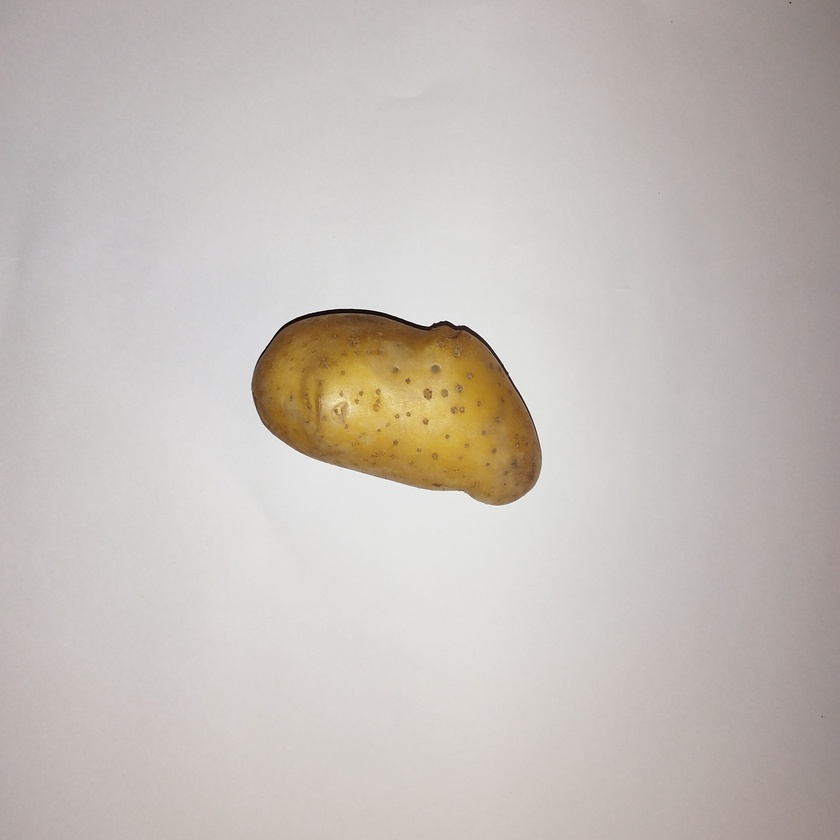
#> input picture Kmeans/verduras/papa/papa_1.jpg, 840 x 840 px, shrunk from 3072 x 3072 before the run
$ python FeatureExtractor.py
#> lines starting #> are read from the running program, lines starting #| are printed output that depends on the picture; after the words box and inside, x2 and y2 are one past the last pixel; in counts of white or black regions, pixels touching at a corner belong together
#> further down, image is the input picture: shape (840, 840, 3); mean B, G, R 184.8, 190.3, 197.2
import cv2
import numpy as np


class FeatureExtractor:
    def __init__(self):
        pass

    def extract_color_features(self, image):
        """Extrae el color promedio ignorando el fondo blanco."""
        gray_image = cv2.cvtColor(image, cv2.COLOR_BGR2GRAY)
        _, binary_image = cv2.threshold(gray_image, 1, 255, cv2.THRESH_BINARY)

        mask = binary_image == 255
        non_white_pixels = image[mask]
        if len(non_white_pixels) == 0:
            raise ValueError("No valid region found to extract color features.")
        average_color = np.mean(non_white_pixels, axis=0).astype(np.uint8)
        return average_color

    def convert_to_grayscale(self, image):
        """Convierte la imagen a escala de grises."""
        return cv2.cvtColor(image, cv2.COLOR_BGR2GRAY)
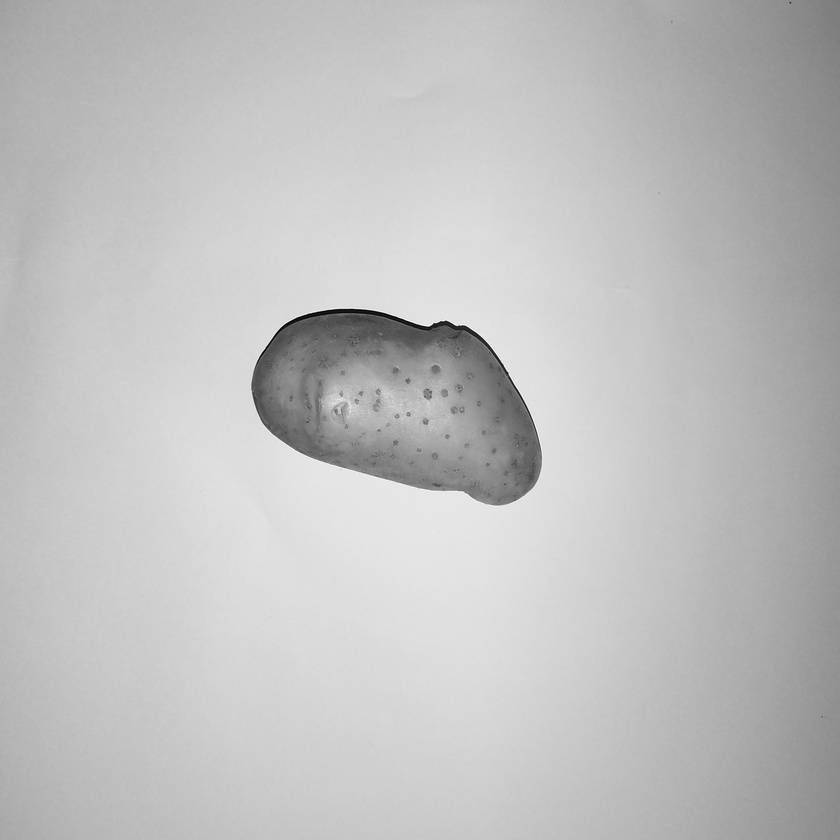
#> returned value: shape (840, 840); min 1, max 254, mean 191.7

    def binarize_image(self, grayscale_image):
        """Binariza la imagen usando Otsu."""
        _, binary_image = cv2.threshold(grayscale_image, 0, 255, cv2.THRESH_BINARY + cv2.THRESH_OTSU)
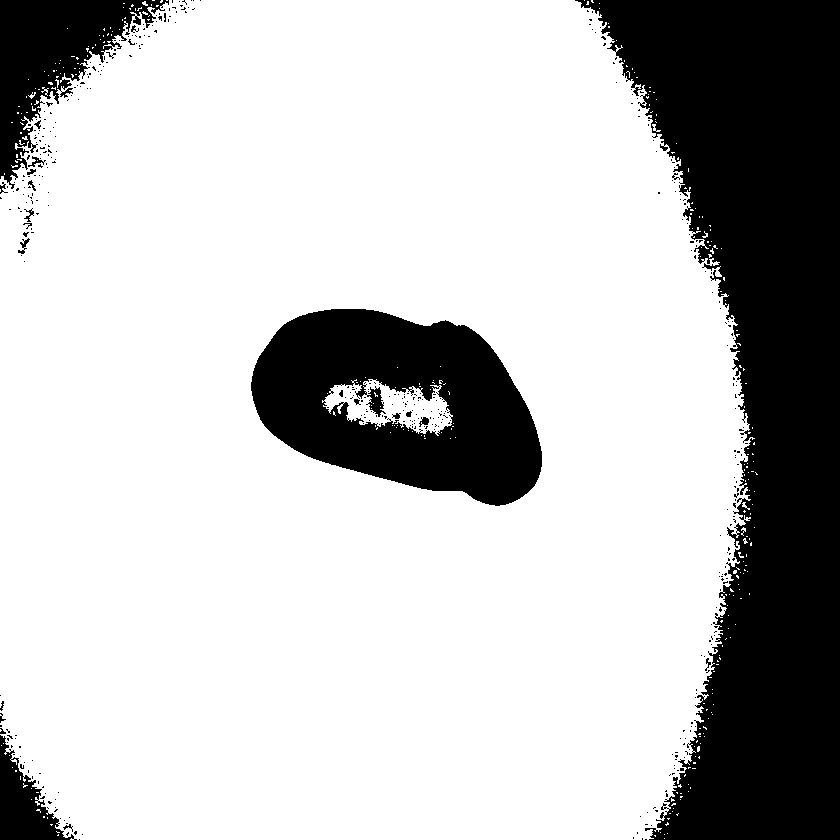
#> binary_image: shape (840, 840); 75.4% white; 428 black regions (403 under 20 px)
        return binary_image

    def extract_aspect_ratio(self, contour):
        """Calcula la relación de aspecto de un contorno."""
        x, y, w, h = cv2.boundingRect(contour)
        return w / h if h != 0 else 0

    def extract_roundness(self, contour):
        """Calcula la redondez de un contorno."""
        perimeter = cv2.arcLength(contour, True)
        area = cv2.contourArea(contour)
        if perimeter == 0:
            return 0
        return (4 * np.pi * area) / (perimeter ** 2)

    def extract_hu_moments(self, contour):
        """Calcula los momentos de Hu del contorno."""
        moments = cv2.moments(contour)
        hu_moments = cv2.HuMoments(moments).flatten()
        return hu_moments

    def extract_features(self, image):
        """Extrae todas las características de una imagen."""
        # Escala de grises y binarización
        grayscale_image = self.convert_to_grayscale(image)
        binary_image = self.binarize_image(grayscale_image)

        # Encontrar contornos
        contours, _ = cv2.findContours(binary_image, cv2.RETR_EXTERNAL, cv2.CHAIN_APPROX_SIMPLE)
#> contours = 267 contours, 266 with area under 20; largest, box (x1, y1, x2, y2) and area: (0, 0, 755, 840) 567833
        if not contours:
            raise ValueError("No contours found in the image.")

        # Extraer características del contorno más grande
        largest_contour = max(contours, key=cv2.contourArea)
#> largest_contour = contour of 2321 points, box (x1, y1, x2, y2) (0, 0, 755, 840), area 567833
        aspect_ratio = self.extract_aspect_ratio(largest_contour)
#> in extract_aspect_ratio, `x, y, w, h = cv2.boundingRect(contour)`: x = 0; w = 755; h = 840
#> aspect_ratio = 0.899
        roundness = self.extract_roundness(largest_contour)
#> in extract_roundness, `perimeter = cv2.arcLength(contour, True)`: perimeter = 5406.6
#> in extract_roundness, `area = cv2.contourArea(contour)`: area = 567833
#> roundness = 0.244
        hu_moments = self.extract_hu_moments(largest_contour)
#> in extract_hu_moments, `moments = cv2.moments(contour)`: moments = moments, m00 567833, centre m10/m00, m01/m00 = (358.6, 431.9)
#> in extract_hu_moments, `hu_moments = cv2.HuMoments(moments).flatten()`: hu_moments = [0.164, 0.000583, 3.43e-05, 2.08e-07, 5.56e-13, -1.65e-09, 1.44e-14]

        # Extraer color promedio
        color_features = self.extract_color_features(image)
#> in extract_color_features, `_, binary_image = cv2.threshold(gray_image, 1, 255, cv2.THRESH_BINARY)`:
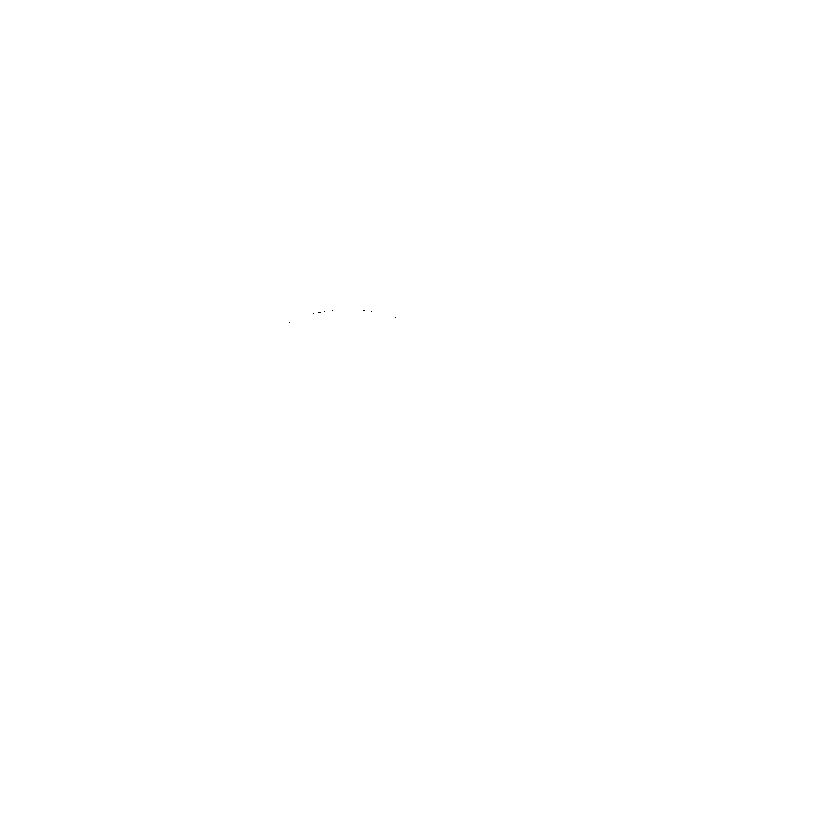
#> binary_image: shape (840, 840); 100% white; black in thin lines or dots, all inside (x1, y1, x2, y2) = (289, 310, 396, 323)
#> in extract_color_features, `average_color = np.mean(non_white_pixels, axis=0).astype(np.uint8)`: average_color = [184, 190, 197]
#> color_features = [184, 190, 197]

        # Combinar características
        features = {
            "aspect_ratio": aspect_ratio,
            "roundness": roundness,
            "hu_moments": hu_moments.tolist(),
            "color": color_features.tolist()
        }
#> features = {'aspect_ratio': 0.899, 'roundness': 0.244, 'hu_moments': [0.164, 0.000583, 3.43e-05, 2.08e-07, 5.56e-13, -1.65e-09, 1.44e-14], 'color': [184, 190, 197]}
        return features


# Main para pruebas independientes
if __name__ == "__main__":
    import os

    # Ruta de prueba
    test_image_path = os.path.join("verduras", "papa", "papa_1.jpg")
    image = cv2.imread(test_image_path)

    if image is None:
        print(f"Could not load image: {test_image_path}")
    else:
        extractor = FeatureExtractor()
        try:
            features = extractor.extract_features(image)
            print(f"Extracted features: {features}")
#> (printed output is left out)
        except ValueError as e:
            print(f"Error: {e}")

$ run again, with Kmeans/verduras2/papa_2.jpg copied over Kmeans/verduras/papa/papa_1.jpg
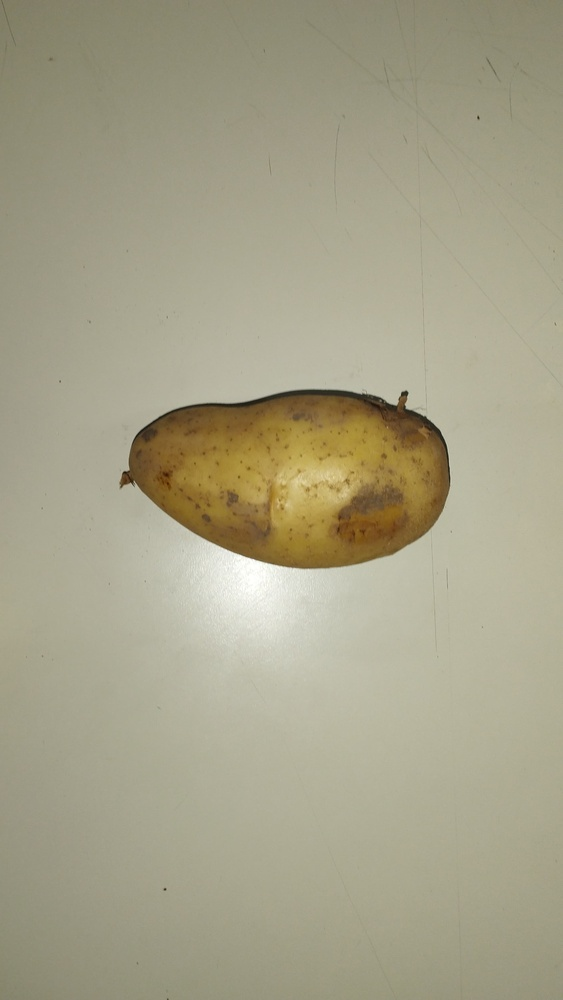
#> input picture Kmeans/verduras2/papa_2.jpg, 563 x 1000 px, shrunk from 2296 x 4080 before the run
#> image is the input picture: shape (1000, 563, 3); mean B, G, R 136.6, 161.4, 165.7
#> in convert_to_grayscale, `return cv2.cvtColor(image, cv2.COLOR_BGR2GRAY)`:
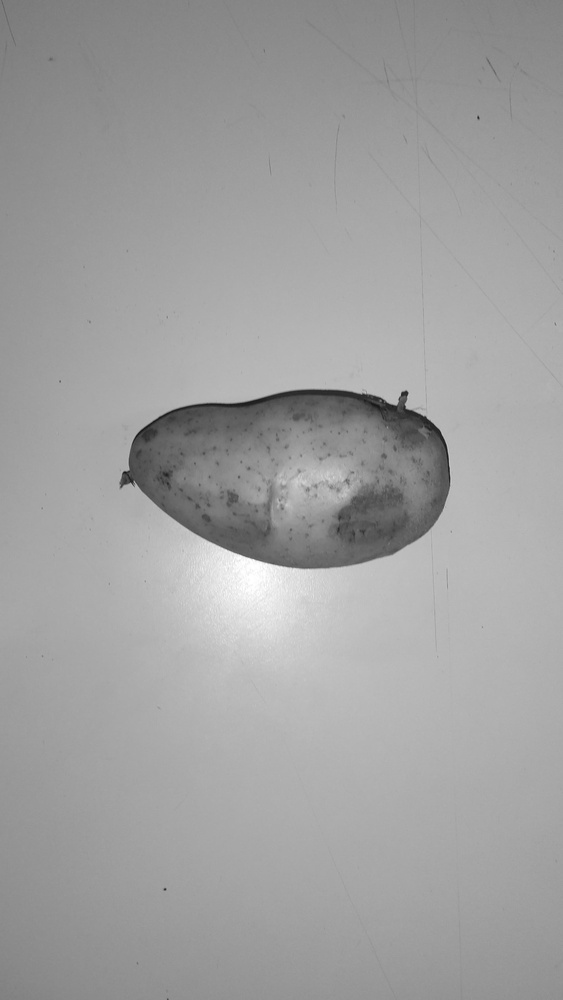
#> returned value: shape (1000, 563); min 20, max 255, mean 159.8
#> in binarize_image, `_, binary_image = cv2.threshold(grayscale_image, 0, 255, cv2.THRESH_BI..`:
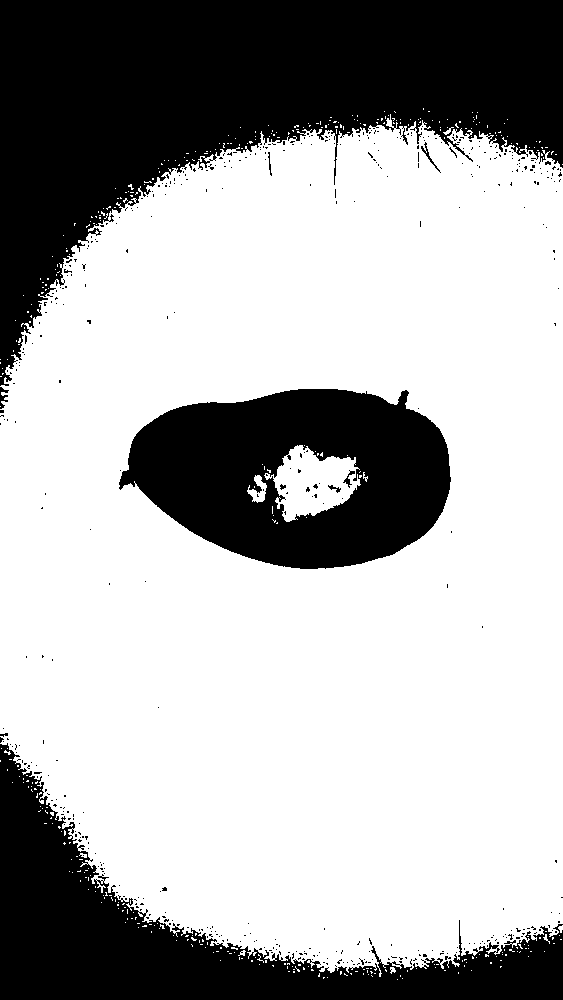
#> binary_image: shape (1000, 563); 67.1% white; 477 black regions (468 under 20 px)
#> contours = 387 contours, 386 with area under 20; largest, box (x1, y1, x2, y2) and area: (0, 114, 563, 977) 416742
#> largest_contour = contour of 2545 points, box (x1, y1, x2, y2) (0, 114, 563, 977), area 416742
#> x = 0; y = 114; w = 563; h = 863
#> aspect_ratio = 0.652
#> perimeter = 5490.2
#> area = 416742.5
#> roundness = 0.174
#> moments = moments, m00 416742.5, centre m10/m00, m01/m00 = (301.3, 548.2)
#> in extract_hu_moments, `hu_moments = cv2.HuMoments(moments).flatten()`: hu_moments = [0.175, 0.00385, 0.000233, 1.02e-05, -4.91e-10, -6.27e-07, -7.6e-11]
#> mask: shape (1000, 563) bool; every value is 1
#> average_color = [136, 161, 165]
#> in extract_features, `features = { "aspect_ratio": aspect_ratio, "roundness": roundness, "hu..`: features = {'aspect_ratio': 0.652, 'roundness': 0.174, 'hu_moments': [0.175, 0.00385, 0.000233, 1.02e-05, -4.91e-10, -6.27e-07, -7.6e-11], 'color': [136, 161, 165]}
#> (printed output is left out)

$ run again, with Kmeans/verduras2/papa_9.jpg copied over Kmeans/verduras/papa/papa_1.jpg
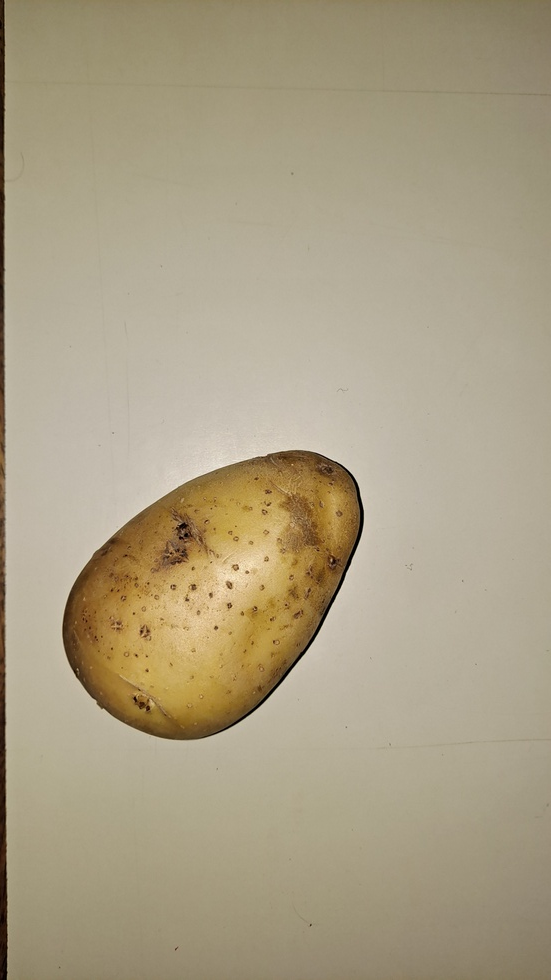
#> input picture Kmeans/verduras2/papa_9.jpg, 551 x 980 px, shrunk from 2250 x 4000 before the run
#> image is the input picture: shape (980, 551, 3); mean B, G, R 132.3, 159, 170.4
#> in convert_to_grayscale, `return cv2.cvtColor(image, cv2.COLOR_BGR2GRAY)`:
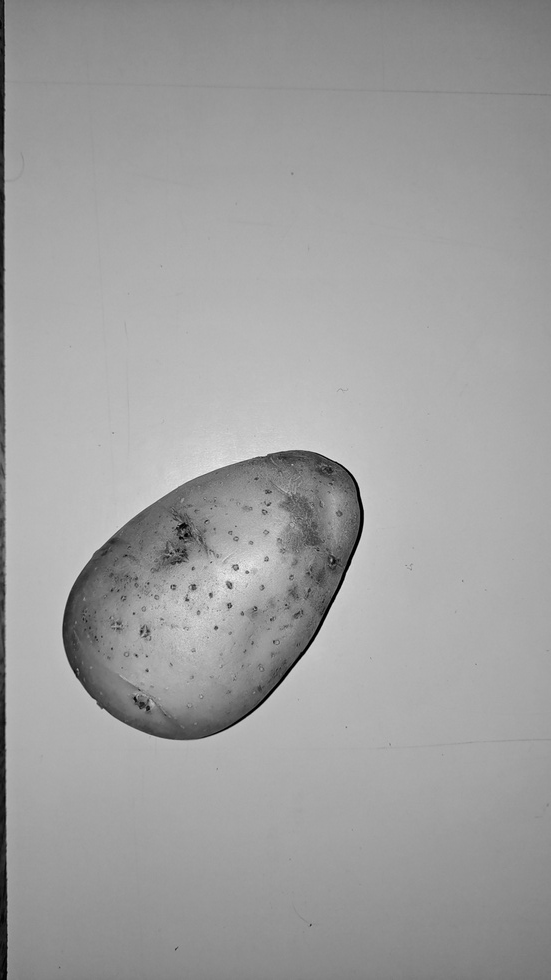
#> returned value: shape (980, 551); min 0, max 235, mean 159.3
#> in binarize_image, `_, binary_image = cv2.threshold(grayscale_image, 0, 255, cv2.THRESH_BI..`:
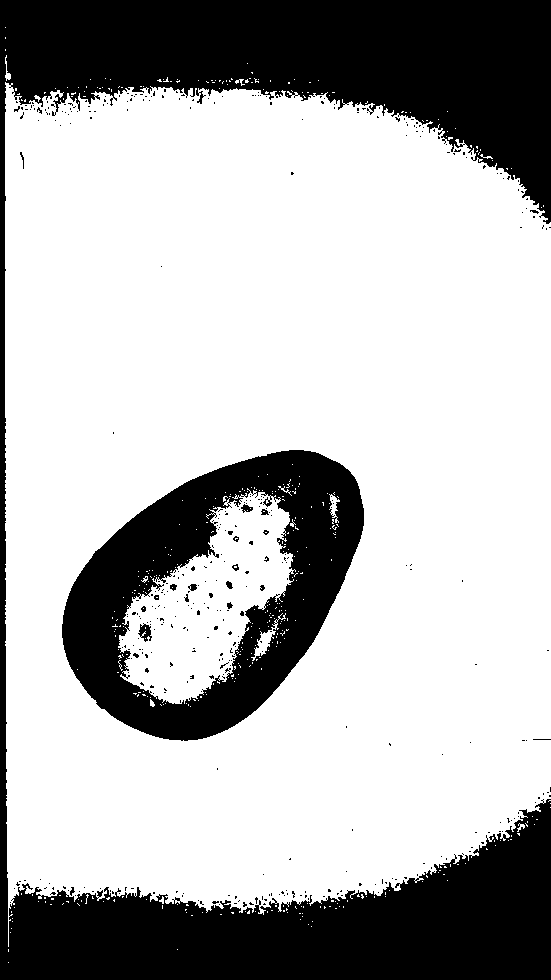
#> binary_image: shape (980, 551); 70.4% white; 404 black regions (386 under 20 px)
#> contours = 203 contours, 201 with area under 20; largest, box (x1, y1, x2, y2) and area: (5, 82, 551, 947) 418586, (5, 55, 11, 81) 30
#> largest_contour = contour of 1924 points, box (x1, y1, x2, y2) (5, 82, 551, 947), area 418586
#> x = 5; y = 82; w = 546; h = 865
#> aspect_ratio = 0.631
#> perimeter = 4540.9
#> area = 418586
#> roundness = 0.255
#> moments = moments, m00 418586, centre m10/m00, m01/m00 = (268.7, 497.7)
#> in extract_hu_moments, `hu_moments = cv2.HuMoments(moments).flatten()`: hu_moments = [0.176, 0.00404, 7.93e-05, 4.18e-06, -7.55e-11, -2.63e-07, 1.01e-11]
#> mask: shape (980, 551) bool; 100% white; black in thin lines or dots, all inside (x1, y1, x2, y2) = (5, 474, 363, 980)
#> average_color = [132, 159, 170]
#> in extract_features, `features = { "aspect_ratio": aspect_ratio, "roundness": roundness, "hu..`: features = {'aspect_ratio': 0.631, 'roundness': 0.255, 'hu_moments': [0.176, 0.00404, 7.93e-05, 4.18e-06, -7.55e-11, -2.63e-07, 1.01e-11], 'color': [132, 159, 170]}
#> (printed output is left out)
